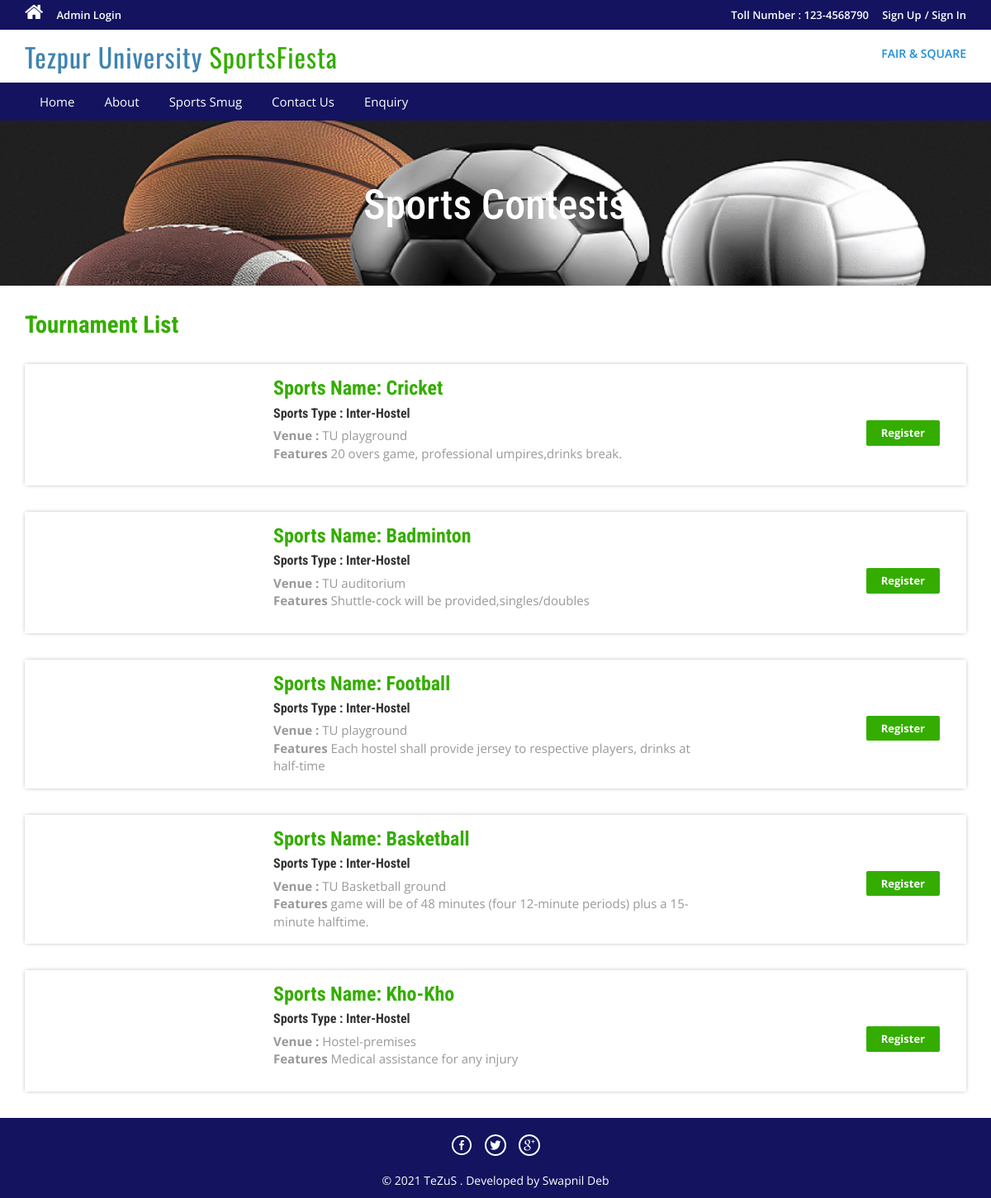
The app's page /package-list.php with its own data.
### tables this page shows
CREATE TABLE `tbltourpackages` (
  `PackageId` int(11) NOT NULL,
  `PackageName` varchar(200) NOT NULL,
  `PackageType` varchar(150) NOT NULL,
  `PackageLocation` varchar(100) NOT NULL,
  `PackagePrice` int(11) NOT NULL,
  `PackageFetures` varchar(255) NOT NULL,
  `PackageDetails` mediumtext NOT NULL,
  `PackageImage` varchar(100) NOT NULL,
  `Creationdate` timestamp NOT NULL DEFAULT current_timestamp(),
  `UpdationDate` timestamp NULL DEFAULT '0000-00-00 00:00:00' ON UPDATE current_timestamp()
);

### package-list.php (the view, shortened to what this page needs)
<?php
include('includes/config.php');
?>
<!DOCTYPE HTML>
<html>
<head>
<link href="css/bootstrap.css" rel='stylesheet' type='text/css' />
<link href="css/style.css" rel='stylesheet' type='text/css' />
<link href="css/styles.css" rel='stylesheet'/>
<link href="css/font-awesome.css" rel="stylesheet">
<link href="css/animate.css" rel="stylesheet" type="text/css" media="all">
</head>
<body>
<?php include('includes/header.php');?>
<div class="banner-3 banner-package">
	<div class="container">
		<h1 class="wow zoomIn animated animated" data-wow-delay=".5s" style="visibility: visible; animation-delay: 0.5s; animation-name: zoomIn;"> Sports Contests</h1>
	</div>
</div>
<div class="rooms">
	<div class="container">
		<div class="room-bottom">
			<h3>Tournament List</h3>
<?php $sql = "SELECT * from tbltourpackages";
$query = $dbh->prepare($sql);
$query->execute();
$results=$query->fetchAll(PDO::FETCH_OBJ);
if($query->rowCount() > 0)
{
foreach($results as $result)
{	?>
			<div class="rom-btm">
				<div class="col-md-3 room-left wow fadeInLeft animated" data-wow-delay=".5s">
				</div>
				<div class="col-md-6 room-midle wow fadeInUp animated" data-wow-delay=".5s">
					<h4>Sports Name: <?php echo htmlentities($result->PackageName);?></h4>
					<h6>Sports Type : <?php echo htmlentities($result->PackageType);?></h6>
					<p><b>Venue :</b> <?php echo htmlentities($result->PackageLocation);?></p>
					<p><b>Features</b> <?php echo htmlentities($result->PackageFetures);?></p>
				</div>
				<div class="col-md-3 room-right wow fadeInRight animated" data-wow-delay=".5s">
					<a href="package-details.php?pkgid=<?php echo htmlentities($result->PackageId);?>" class="view">Register</a>
				</div>
				<div class="clearfix"></div>
			</div>
<?php }} ?>
		</div>
	</div>
</div>
<?php include('includes/footer.php');?>
</body>
</html>

### includes/header.php (shortened to what this page needs)
<?php if($_SESSION['login'])
{?>
<div class="top-header">
	<div class="container">
		<ul class="tp-hd-lft wow fadeInLeft animated" data-wow-delay=".5s">
			<li class="hm"><a href="index.php"><i class="fa fa-home"></i></a></li>
			<li class="prnt"><a href="profile.php">My Profile</a></li>
				<li class="prnt"><a href="change-password.php">Change Password</a></li>
		</ul>
		<ul class="tp-hd-rgt wow fadeInRight animated" data-wow-delay=".5s">
			<li class="tol">Welcome :</li>
			<li class="sig"><?php echo htmlentities($_SESSION['login']);?></li>
			<li class="sigi"><a href="logout.php" >/ Logout</a></li>
        </ul>
		<div class="clearfix"></div>
	</div>
</div><?php } else {?>
<div class="top-header">
	<div class="container">
		<ul class="tp-hd-lft wow fadeInLeft animated" data-wow-delay=".5s">
			<li class="hm"><a href="index.php"><i class="fa fa-home"></i></a></li>
				<li class="hm"><a href="admin/index.php">Admin Login</a></li>
		</ul>
		<ul class="tp-hd-rgt wow fadeInRight animated" data-wow-delay=".5s">
			<li class="tol">Toll Number : 123-4568790</li>
			<li class="sig"><a href="#" data-toggle="modal" data-target="#myModal" >Sign Up</a></li>
			<li class="sigi"><a href="#" data-toggle="modal" data-target="#myModal4" >/ Sign In</a></li>
        </ul>
		<div class="clearfix"></div>
	</div>
</div>
<?php }?>
<div class="header">
	<div class="container">
		<div class="logo wow fadeInDown animated" data-wow-delay=".5s">
			<a href="index.php">Tezpur University <span>SportsFiesta</span></a>
		</div>
		<div class="lock fadeInDown animated" data-wow-delay=".5s">
            <li><div class="securetxt">FAIR &amp; SQUARE </div></li>
		</div>
		<div class="clearfix"></div>
	</div>
</div>
<div class="footer-btm wow fadeInLeft animated" data-wow-delay=".5s">
	<div class="container">
	<div class="navigation">
			<nav class="navbar navbar-default">
				<div class="collapse navbar-collapse nav-wil" id="bs-example-navbar-collapse-1">
					<nav class="cl-effect-1">
						<ul class="nav navbar-nav">
							<li><a href="index.php">Home</a></li>
							<li><a href="page.php?type=About us">About</a></li>
								<li><a href="package-list.php">Sports Smug</a></li>
								<li><a href="page.php?type=Contact">Contact Us</a></li>
								<?php if($_SESSION['login'])
{?>
								<li>Need Help?<a href="#" data-toggle="modal" data-target="#myModal3"> / Write Us </a>  </li>
								<?php } else { ?>
								<li><a href="enquiry.php"> Enquiry </a>  </li>
								<?php } ?>
								<div class="clearfix"></div>
						</ul>
					</nav>
				</div>
			</nav>
		</div>
	</div>
</div>

### includes/footer.php
<div class="copy-right">
	<div class="container">
		<div class="footer-social-icons wow fadeInDown animated animated" data-wow-delay=".5s" style="visibility: visible; animation-delay: 0.5s; animation-name: fadeInDown;">
			<ul>
				<li><a class="facebook" href="https://code-projects.org/"><span>Facebook</span></a></li>
				<li><a class="twitter" href="https://code-projects.org/"><span>Twitter</span></a></li>
				<li><a class="googleplus" href="https://code-projects.org/"><span>Google+</span></a></li>
			</ul>
		</div>
		<p class="wow zoomIn animated animated" data-wow-delay=".5s" style="visibility: visible; animation-delay: 0.5s; animation-name: zoomIn;">© 2021 TeZuS . Developed by Swapnil Deb</p>
	</div>
</div>

### css/style.css (style rules this page uses)
html, body { font-size: 100%; background: #fff; font-family: 'Open Sans', sans-serif; }
body a,.grid_1,plan_1,.one,.two,.icon1, .icon2, .icon3, .icon4, .icon5, .icon6 { transition:0.5s all; -webkit-transition:0.5s all; -moz-transition:0.5s all; -o-transition:0.5s all; -ms-transition:0.5s all; }
h1,h2,h3,h4,h5,h6 { margin:0; font-family: 'Roboto Condensed', sans-serif; }
p { margin:0; }
ul { margin:0; padding:0; }
.logo a { color: #3F84B1; letter-spacing: 1px; font-size: 2em; font-weight: 400; display: block; text-decoration: none; font-family: 'Oswald', sans-serif; }
.logo span { color:#34ad00; }
i.fa.fa-home { font-size: 24px; }
.top-header { background-color: rgb(19, 19, 95); border-bottom: 0 none; height: 36px; line-height: 35px; }
ul.tp-hd-lft { float: left; }
ul.tp-hd-lft li { display: inline-block; }
li.hm,li.prnt { margin-right: 12px; }
ul.tp-hd-lft a { font-size: 13px; font-weight: 600; color:#fff; }
ul.tp-hd-rgt { float:right; }
ul.tp-hd-rgt li { display: inline-block; font-size: 13px; font-weight: 600; color:#fff; }
ul.tp-hd-rgt a { font-size: 13px; font-weight: 600; color:#fff; }
li.ned,li.wrt,li.tol { margin-right: 12px; }
.header { background-color: #fff; margin: 0; padding: 10px 0 8px; }
.logo a { display: block; }
.logo { float: left; margin-right: 60px; }
.lock { float: right; margin-top: 7px; }
.securetxt { color: #1f8dd6; line-height: 18px; margin-top: 0px; font-size: 14px; font-weight:600; }
.lock li { display: inline-block; }
.footer-btm li { display: inline-block; margin: 0 10px; font-size: 14px; color: #fff; }
.footer-btm li a { font-size: 15px; color: #fff; display: inline-block; padding: 5px 8px; }
.footer-btm { background-color: rgb(19, 19, 95); padding: 0.5em 0; text-align:center; }
.copy-right p { color:#fff; font-size:14px; line-height: 1.8em; }
.copy-right { background-color: rgb(19, 19, 95); text-align: center; padding: 0.5em 0; }
a.view { padding: 6px 18px; font-weight: 700; color: #fff; background-color: #34ad00; border: 0; font-size: 13px; border-radius: 2px; -webkit-transition: all .2s; -moz-transition: all .2s; transition: all .2s; margin-top: 20px; display: inline-block; }
.banner-3 h1 { font-size: 50px; margin-bottom: 40px; padding: 1.5em 0 0; text-align: center; color: #fff; }
.rom-btm { margin-top: 2em; box-shadow: 0px 0px 5px -1px rgba(0, 0, 0, 0.37); }
.room-bottom h3 { font-size: 1.8em; font-weight: 700; color: #34ad00; }
.room-bottom { padding: 2em 0; }
.rom-btm h4 { font-size: 1.5em; font-weight: 700; color: #34ad00; }
.rom-btm p { font-size: 15px; color: #999; }
.rom-btm h6 { font-size: 1em; font-weight: 700; margin: 0.5em 0; }
.room-right { text-align: right; padding: 3em 2em; }
.room-midle { padding: 1em; }
.footer-social-icons ul li { display:inline-block; margin:0 0.2em; }
.footer-social-icons ul li a { width:30px; height:30px; background:url('../images/img-sprite.png') no-repeat 0px 0px; display:inline-block; position: relative; }
.footer-social-icons ul li a.facebook { background-position:0px 0px; }
.footer-social-icons ul li a.twitter { background-position:-30px 0px; }
.footer-social-icons ul li a.googleplus { background-position:-90px 0px; }
.footer-social-icons { margin: 10px 0 10px; }
.navbar-default { background-color: rgb(19, 19, 95); border-color: #4CB320 !important; }
.navbar { min-height: 0px !important; margin-bottom:0px !important; border-radius:0px !important; border: none !important; }
ul.nav.navbar-nav li a { font-size: 15px ; color: #fff; display: inline-block; padding: 5px 8px; }
.navbar-collapse { padding-right: 0px !important; padding-left: 0px !important; }

### css/styles.css (style rules this page uses)
.banner-package { background: url(../images/sports.png) no-repeat; background-size: cover; min-height:200px; }

### records on screen
tbltourpackages: PackageName "Cricket", PackageType "Inter-Hostel", PackageLocation "TU playground", PackageFetures "20 overs game, professional umpires,drinks break."
tbltourpackages: PackageName "Badminton", PackageType "Inter-Hostel", PackageLocation "TU auditorium", PackageFetures "Shuttle-cock will be provided,singles/doubles"
tbltourpackages: PackageName "Football", PackageType "Inter-Hostel", PackageLocation "TU playground", PackageFetures "Each hostel shall provide jersey to respective players, drinks at half-time"
tbltourpackages: PackageName "Basketball", PackageType "Inter-Hostel", PackageLocation "TU Basketball ground", PackageFetures "game will be of 48 minutes (four 12-minute periods) plus a 15-minute halftime."
tbltourpackages: PackageName "Kho-Kho", PackageType "Inter-Hostel", PackageLocation "Hostel-premises", PackageFetures "Medical assistance for any injury"
